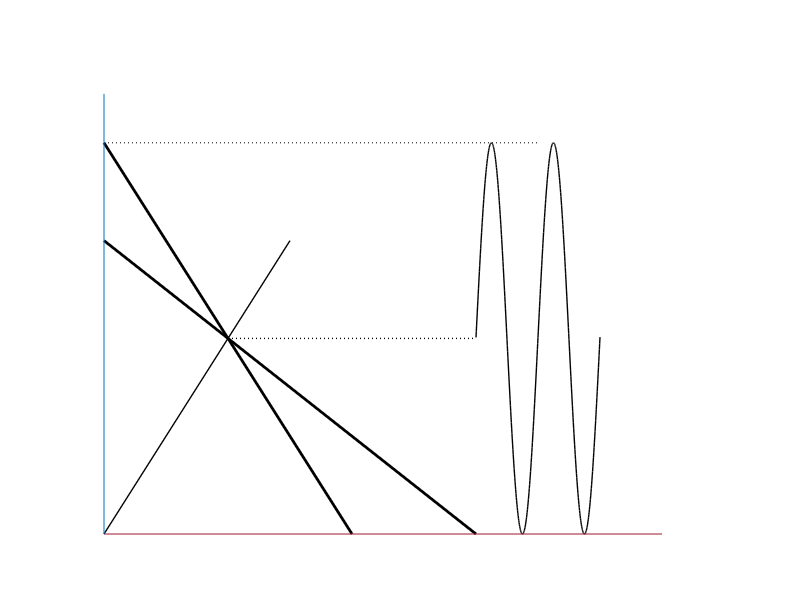
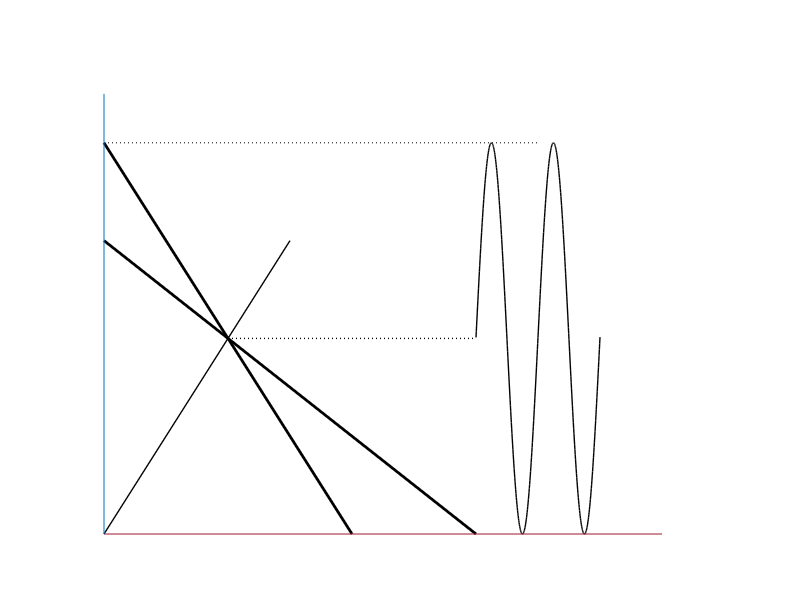

Write MATLAB code to recreate these figures, in order.
#loadlineACand DC A
clf;
hold on
Rc=1;
Re=1;
VCC=12;
IDC=VCC/(Rc+Re);

plot([VCC,0],[0,IDC],'color','black','linewidth',2)
plot([8,0],[0,8],'color','black','linewidth',2)

plot([4,12],[4,4],'color','black','linewidth',1,'linestyle',':')
plot([0,14],[8,8],'color','black','linewidth',0.5,'linestyle',':')
x=12:0.01:16;
plot(x,4+4.*sin(3.142*x),'color','black','linewidth',1)

plot([0,6],[0,6],'color','black','linewidth',1)

plot([0,1.5*VCC],[0,0])
plot([0,0],[0,1.5*IDC])

grid off
axis off

print -demf loadlineACmaximumSwing.emf
print -deps loadlineACmaximumSwing.eps
